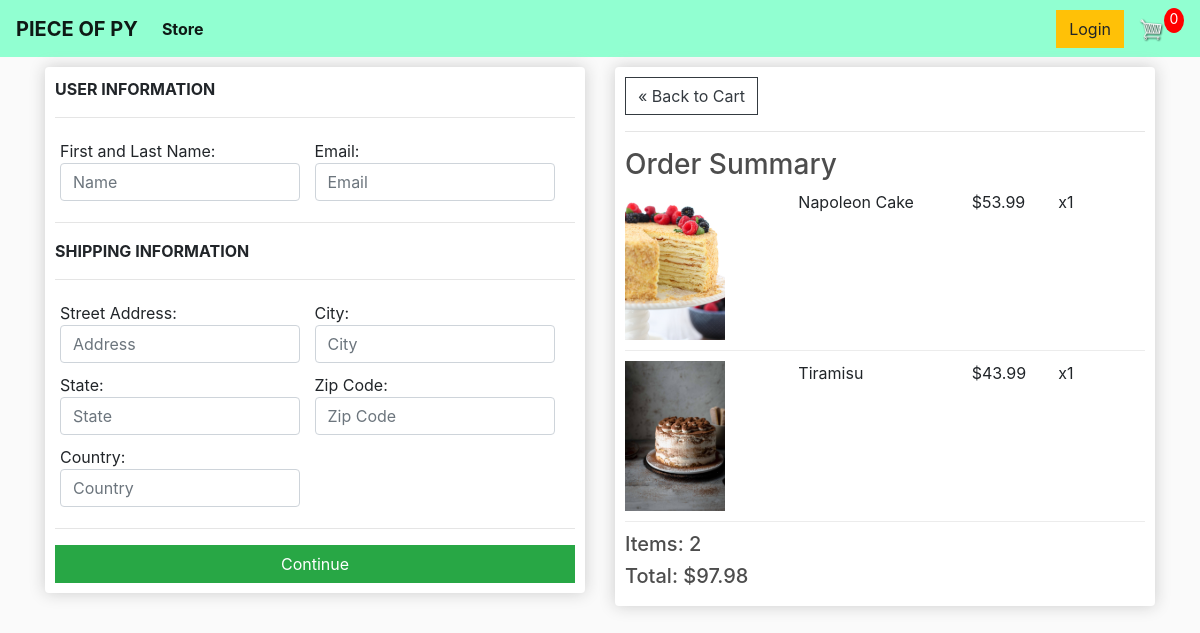
/checkout/ (signed in), run on an earlier commit of the app's database.
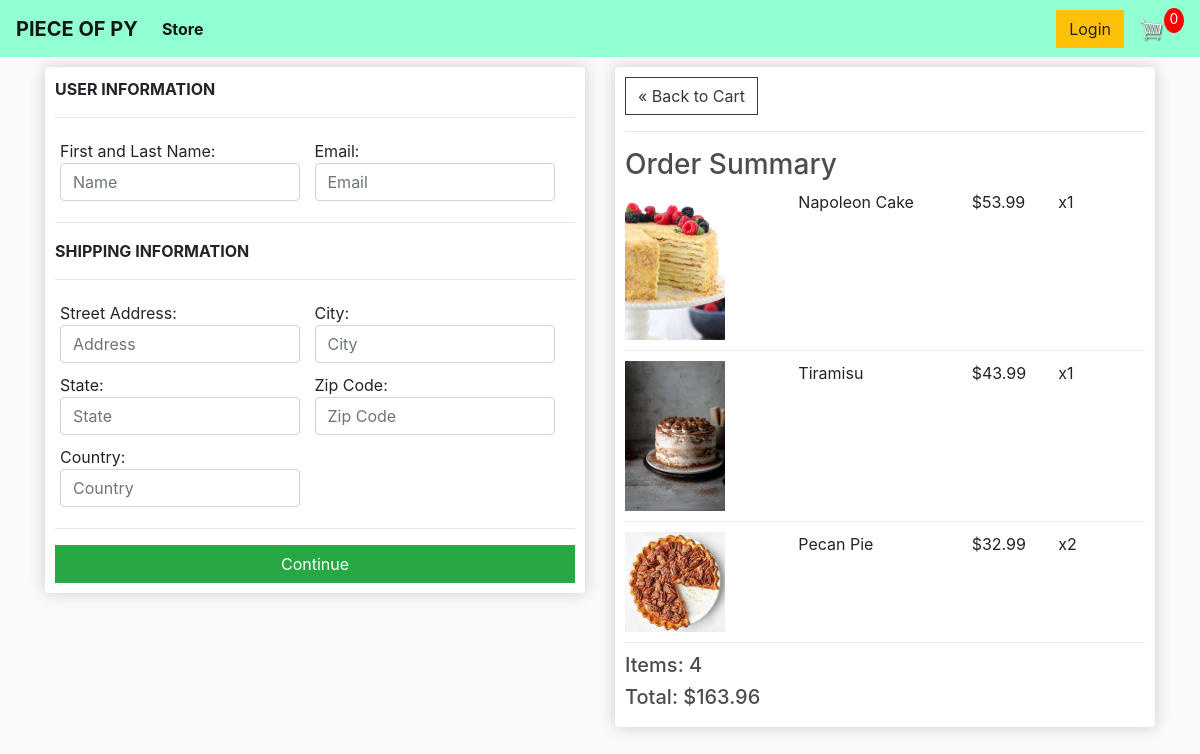
And on a later commit of the database.
### store/models.py (models this page shows, shortened)
class OrderItem(models.Model):
	product = models.ForeignKey(Product, on_delete=models.SET_NULL, blank=True, null=True)
	order = models.ForeignKey(Order, on_delete=models.SET_NULL, blank=True, null=True)
	quantity = models.IntegerField(default=0, null=True, blank=True)
	date_added = models.DateTimeField(auto_now_add=True)
	@property
	def get_total(self):
		total = self.product.price * self.quantity
		return total

class Product(models.Model):
  name = models.CharField(max_length=200, null=True)
  price = models.FloatField()
  digital = models.BooleanField(default=False, null=True, blank=True)
  image = models.ImageField(blank=True, null=True)
  @property
  def imageURL(self):
    try:
      url = self.image.url
    except:
      url = ''
    return url

class Order(models.Model):
	customer = models.ForeignKey(Customer, on_delete=models.SET_NULL, null=True, blank=True)
	date_ordered = models.DateTimeField(auto_now_add=True)
	complete = models.BooleanField(default=False, null=True, blank=False)
	transaction_id = models.CharField(max_length=100, null=True)
	@property
	def get_cart_total(self):
		orderitems = self.orderitem_set.all()
		total = sum([item.get_total for item in orderitems])
		return total
	@property
	def get_cart_items(self):
		orderitems = self.orderitem_set.all()
		total = sum([item.quantity for item in orderitems])
		return total

### store/views.py (the view)
# urls.py: path('checkout/', views.checkout, name="checkout"),
def checkout(request):
	if request.user.is_authenticated:
		customer = request.user.customer
		order, created = Order.objects.get_or_create(customer=customer, complete=False)
		items = order.orderitem_set.all()
	else:
		items = []
		order = {'get_cart_total': 0, 'get_cart_items': 0}
	context = {'items':items, 'order':order}
	return render(request, 'store/checkout.html', context)

### store/templates/store/checkout.html (shortened to what this page needs)
{% extends 'store/main.html' %}
{% load static %}
{% block content %}
 <div class="row">
   <div class="col-lg-6">
     <div class="box-element" id="form-wrapper">
       <form id="form">
         <div id="user-info">
           <p style="text-transform: uppercase;">
            <strong>User Information </strong></p>
            <hr>
           <div class="form-field">
             First and Last Name: <input required class="form-control" type="text" name="name" placeholder="Name">
           </div>
           <div class="form-field">
             Email: <input required class="form-control" type="email" name="email" placeholder="Email">
           </div>
          </div>
         <div id="shipping-info">
          <hr>
          <p style="text-transform: uppercase;">
            <strong>Shipping Information </strong></p>
            <hr>
             <div class="form-field">
             Street Address: <input required class="form-control" type="text" name="adress" placeholder="Address">
             </div>
             <div class="form-field">
             City: <input required class="form-control" type="text" name="city" placeholder="City">
             </div>
             <div class="form-field">
             State: <input required class="form-control" type="text" name="state" placeholder="State">
             </div>
             <div class="form-field">
             Zip Code: <input required class="form-control" type="text" name="zipcode" placeholder="Zip Code">
             </div>
             <div class="form-field">
             Country: <input required class="form-control" type="text" name="country" placeholder="Country">
             </div>
            </div>
         <hr>
         <input type="text" id="form-button" class="btn btn-success btn-block" type="submit" value="Continue">
       </form>
     </div>
  <br/>
</div>
   <div class="col-lg-6">
     <div class="box-element">
      <a href="{% url 'cart' %}" class="btn btn-outline-dark">&#171; Back to Cart</a>
      <hr>
      <h3>Order Summary</h3>
      {% for item in items %}
      <div class="cart-row">
        <div style="flex:2"><img src="{{item.product.imageURL}}" alt="" class="row-image"></div>
        <div style="flex:2"><p>{{item.product.name}}</p></div>
        <div style="flex:1"><p>${{item.product.price|floatformat:2}}</p></div>
        <div style="flex:1"><p>x{{item.quantity}}</p></div>
      </div>
      {% endfor %}
      <h5>Items: {{order.get_cart_items}}</h5>
      <h5>Total: ${{order.get_cart_total|floatformat:2}}</h5>
     </div>
   </div>
 </div>
{% endblock content %}

What changed in the data, as far as the page shows it:
added OrderItem: product.imageURL (picture), product.name "Pecan Pie", product.price "32.99", quantity "2"
computed for Order: get_cart_items "2" → "4"; get_cart_total "97.98" → "163.96"
